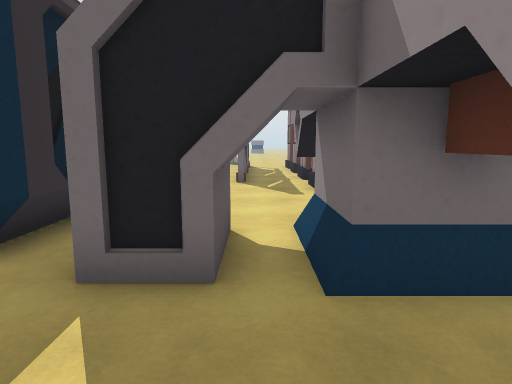
view 1 (above)

24 first-person views from a walk through a Unity game level. The camera is 1.3 m above the floor, tilts 8° down and sees 75° across. The floor is counted in squares, 1 m on a side. Each view is taken from the middle of a square. On the plan, view 1 faces up. The plan holds only what a view shows up to about 14 squares ahead; the rest is blank. The place goes on beyond the plan. Some animated figures are not drawn. Door leaves are left out, so doorways stand open.

view 2
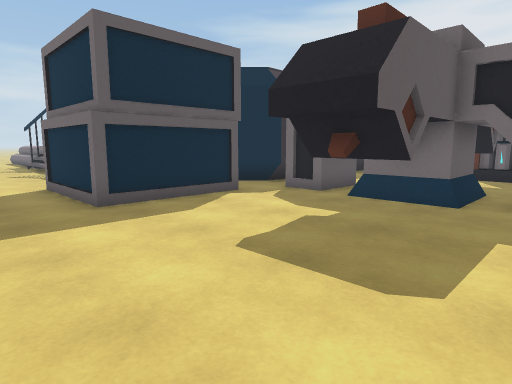

view 3
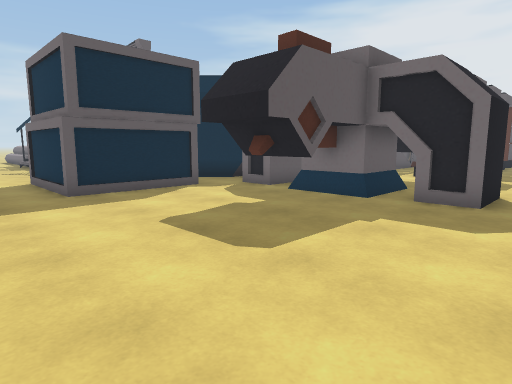

view 4
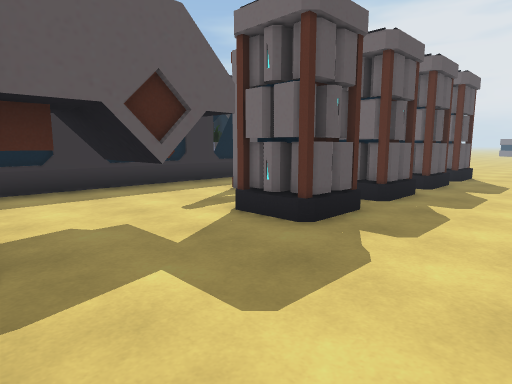

view 5
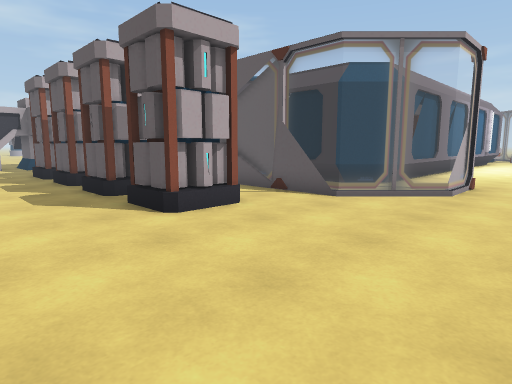

view 6
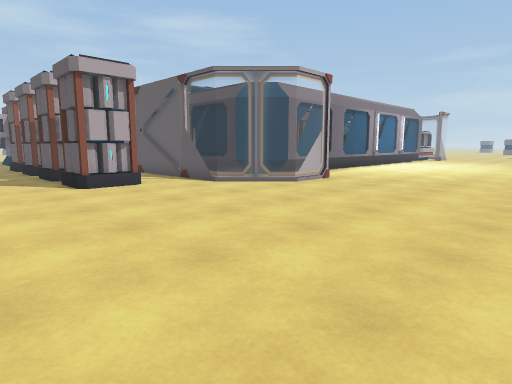

view 7
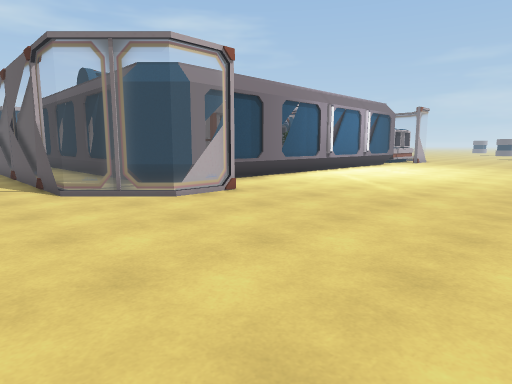

view 8
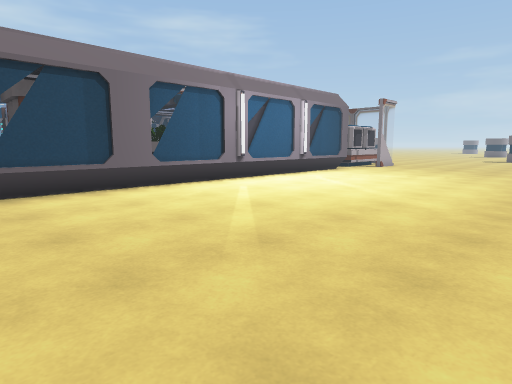

view 9
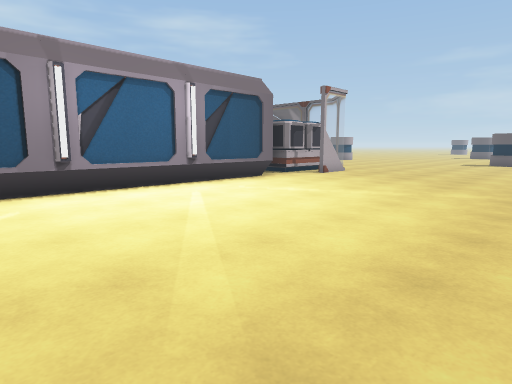

view 10
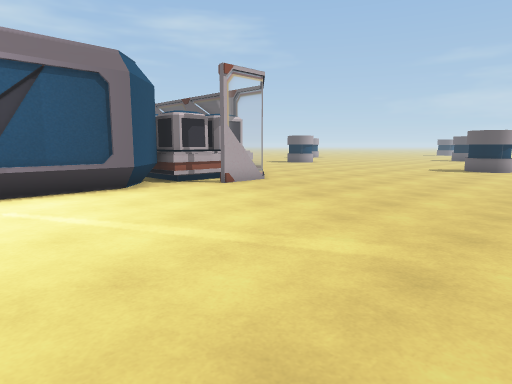

view 11
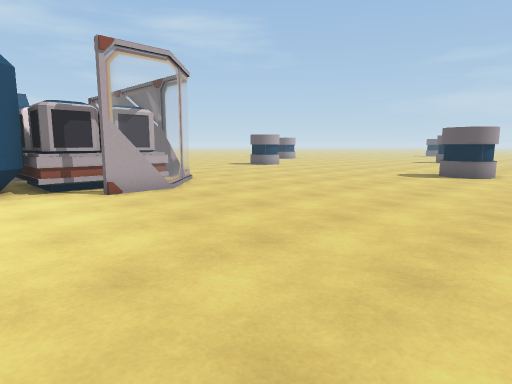

view 12
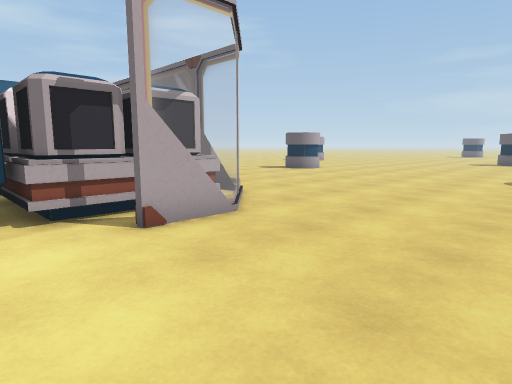

view 13
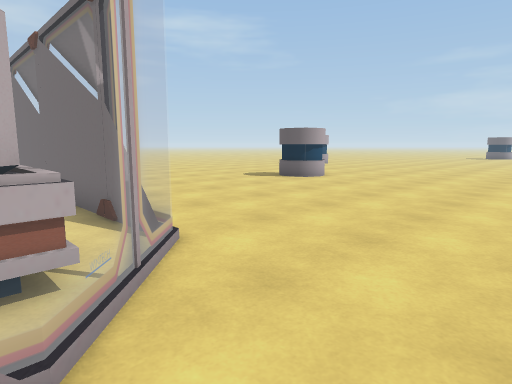

view 14
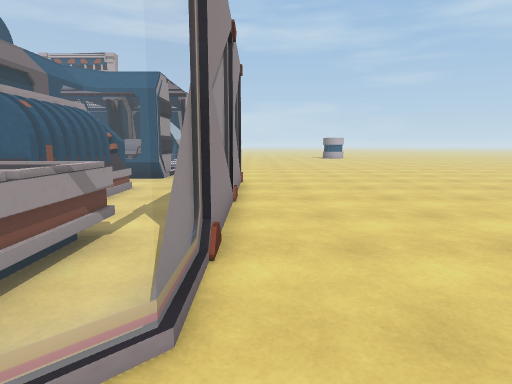

view 15
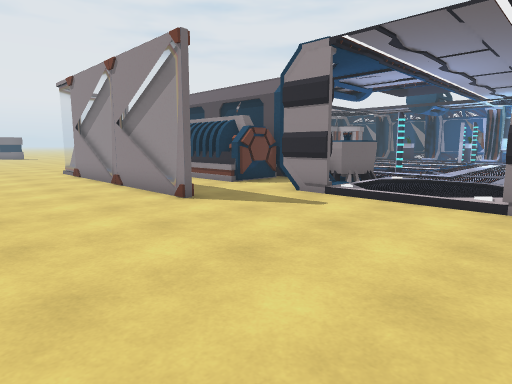

view 16
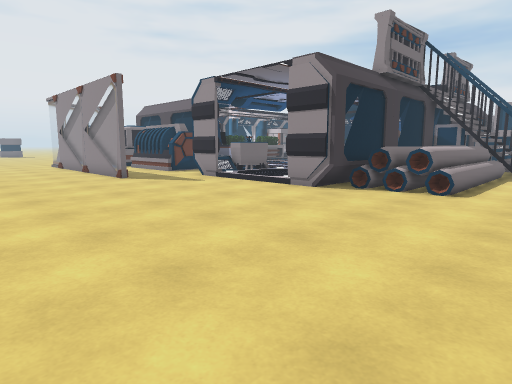

view 17
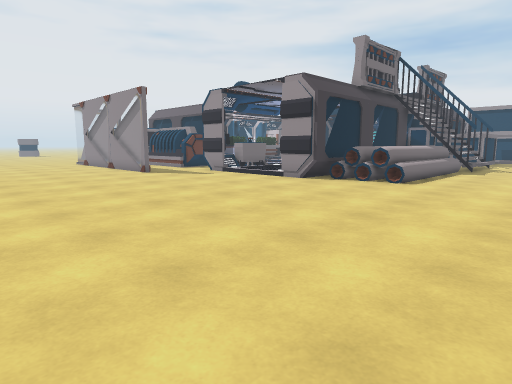

view 18
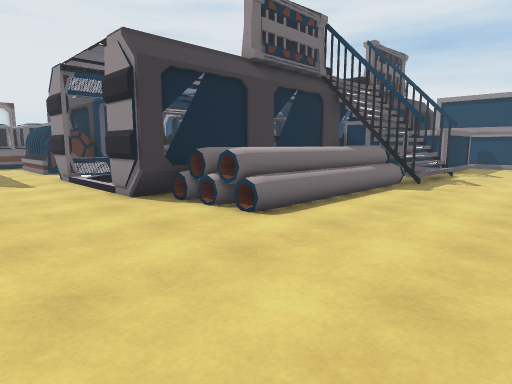

view 19
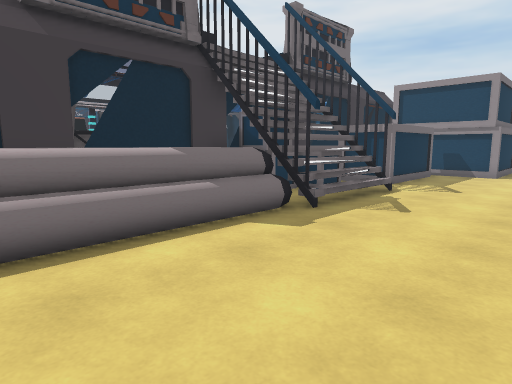

view 20
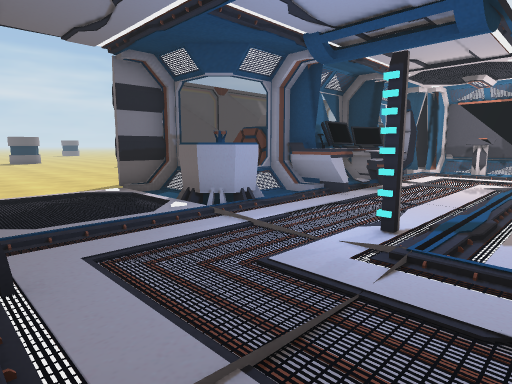

view 21
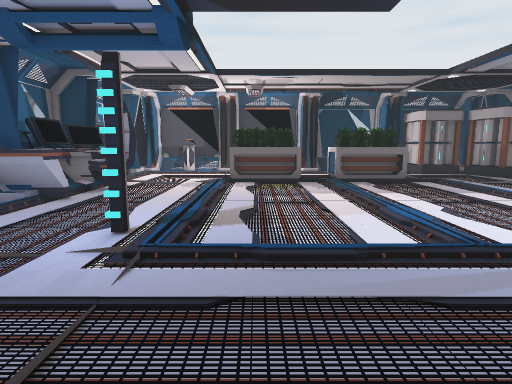

view 22
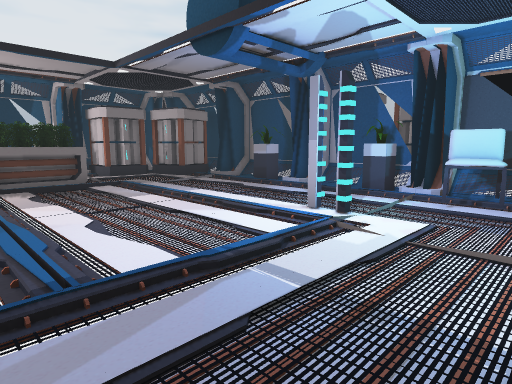

view 23
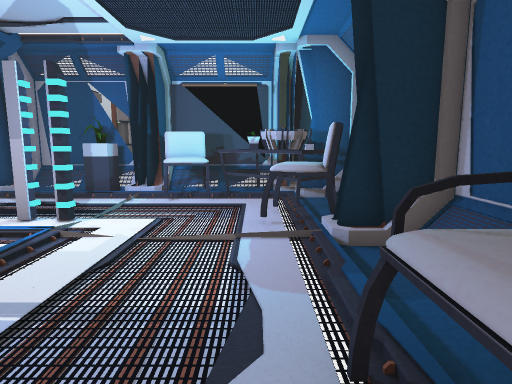

view 24
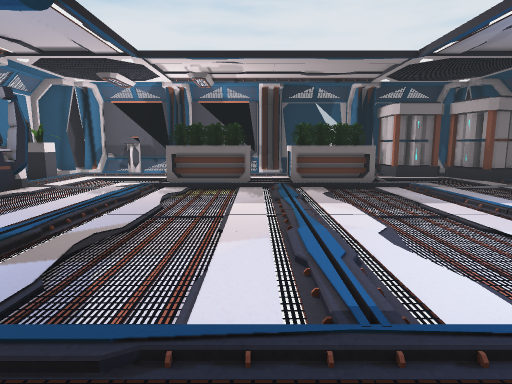

### Floor plan
Key: @ floor where view 1 was taken; # wall or solid block; x gap in a wall; . main floor; : floor 0.25 m higher than the main floor; / step, stairs or slope; D open door; = window, fence, low wall or low ledge; B battery; T thing the floor can be seen under or through; P plant; C container; R projector; S sofa; N console; E desk; H chair; A table; O other object.
Columns run from 35 left of view 1 to 7 right of it. Each row starts with its distance up from view 1.
 31            ... ... . ... . ... . ... .... .
 30     ......................................
 29 ...........................................
 28 O..........................................
 27 O..........................................
 26  ..........................................
 25 ..........................................
 24 ...........................................
 23 ...............................===.........
 22 ..........==#....................==........
 21 .........=CCCC##=N=#= =#===#BB=#...=......
 20 ........=CC C##/:N       O #  /##..=.BB...
 19 ........=CC  #..... OO OOO ...BB=.=#.BB...
 18 ........=CCCC#P....OOOOOOOO...BB=.=.  ....
 17 ........#CCCC# .....O   O  .....=.=. BB...
 16 ........=..OO#EE....///////....##.=. BB...
 15 ........=..OO#EEO....../........= =.   ...
 14  .......#..OO#EEO..:.../.......P= =..BB...
 13 ........#..OO EE......./........=.=..BB...
 12 ........=..OO#EE.../.../.......##.=.......
 11 ........=....=........./........=....BB...
 10 ............. R....:.../........=....BB...
  9 ...........#/RR...#..../.../#..P=..........
  8 ...........D::R....://///////..##...###....
  7   ........DD:::...............HH=...###....
  6  .........DD:::...............HH=....#....
  5  .........DD:::.....  . ....H.RA#  T#####..
  4  ..........D.   S:  .  SS.#HHAR### T#####.
  3  ..........#//S#S###  ##//### =#.##T#####.
  2  ..........OOOOO  O //##OOO     .....#....
  1  ..........OOO    Ox///#O        O..###...
  0  ...........OOOOOOO#///#OOOOO    O.@ ##...
 -1 ...................=////.....O   O.........
 -2 .............................OOOOO.........
 -3 ...........................................
 -4  ........................    .............
 -5 . ...  . ... . ...                  ..... .

Where each view was taken, in squares from view 1:
view 1: 0 up, 0 right, facing up
view 2: 5 down, 5 right, facing up-left
view 3: 5 down, 7 right, facing up-left
view 4: 5 up, 7 right, facing up-left
view 5: 26 up, 7 right, facing down-left
view 6: 31 up, 7 right, facing down-left
view 7: 31 up, 2 right, facing down-left
view 8: 31 up, 4 left, facing down-left
view 9: 31 up, 10 left, facing down-left
view 10: 31 up, 16 left, facing down-left
view 11: 31 up, 20 left, facing down-left
view 12: 27 up, 21 left, facing down-left
view 13: 24 up, 25 left, facing down-left
view 14: 22 up, 28 left, facing down
view 15: 3 up, 32 left, facing up-right
view 16: 3 down, 33 left, facing up-right
view 17: 5 down, 35 left, facing up-right
view 18: 5 down, 28 left, facing up-right
view 19: 5 down, 22 left, facing up-right
view 20: 4 up, 15 left, facing up-left
view 21: 4 up, 15 left, facing up
view 22: 5 up, 13 left, facing up-right
view 23: 5 up, 13 left, facing right
view 24: 6 up, 13 left, facing up
